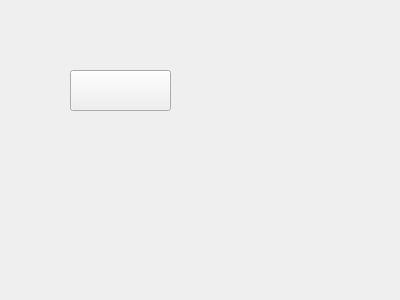
<?xml version="1.0" encoding="UTF-8"?>
<ui version="4.0">
 <class>myPage</class>
 <widget class="QWidget" name="myPage">
  <property name="geometry">
   <rect>
    <x>0</x>
    <y>0</y>
    <width>400</width>
    <height>300</height>
   </rect>
  </property>
  <property name="windowTitle">
   <string>myPage</string>
  </property>
  <property name="styleSheet">
   <string notr="true"/>
  </property>
  <widget class="QPushButton" name="btn">
   <property name="geometry">
    <rect>
     <x>70</x>
     <y>70</y>
     <width>101</width>
     <height>41</height>
    </rect>
   </property>
   <property name="font">
    <font>
     <family>Consolas</family>
     <pointsize>14</pointsize>
     <weight>75</weight>
     <bold>true</bold>
    </font>
   </property>
   <property name="text">
    <string/>
   </property>
  </widget>
 </widget>
 <resources/>
 <connections/>
</ui>
